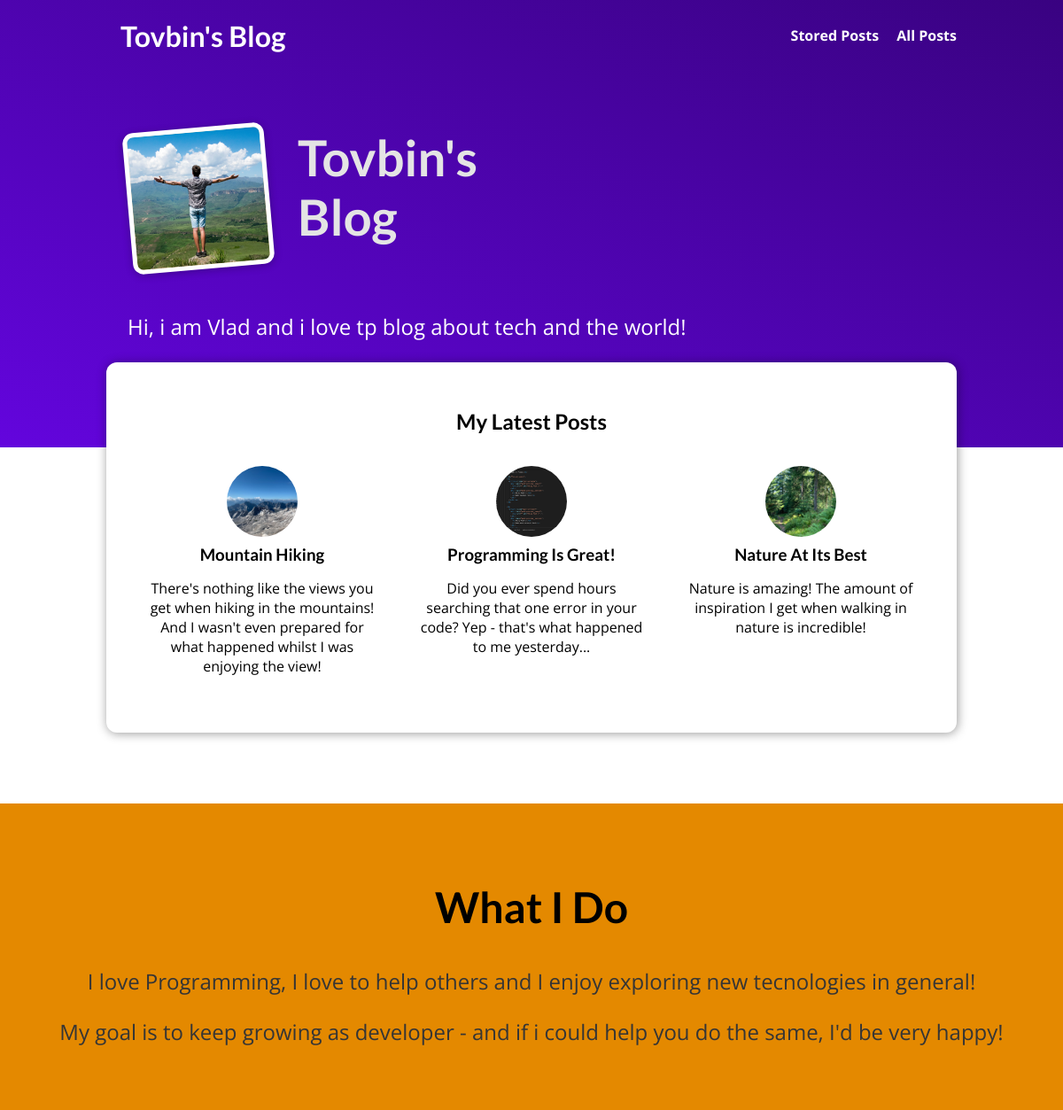
Before: / with the older database file.
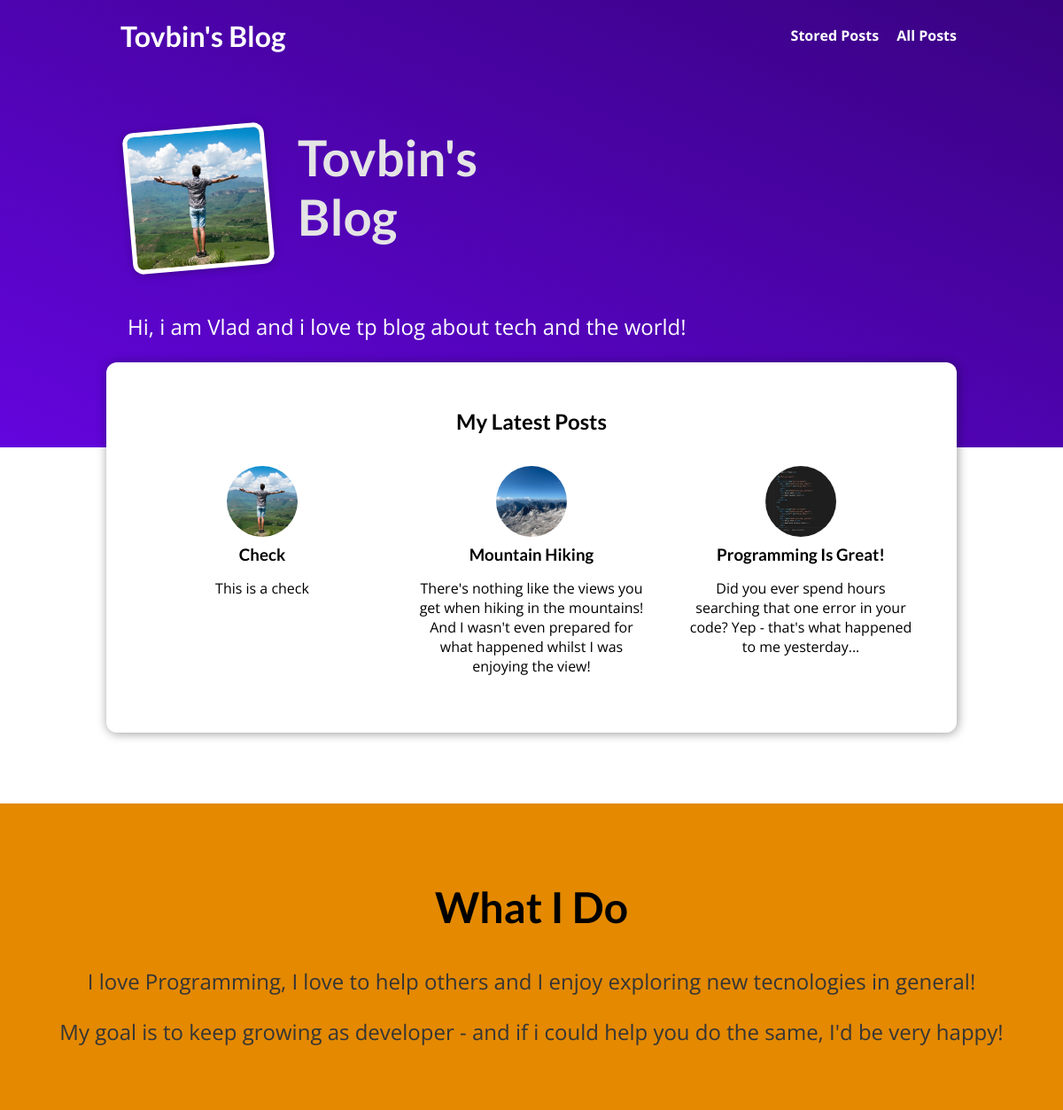
After: the same page with the newer database file.
### blog/models.py (models this page shows, shortened)
class Post(models.Model):
    title = models.CharField(max_length=150)
    excerpt = models.CharField(max_length=200)
    image = models.ImageField(upload_to="posts", null=True)
    date = models.DateField(auto_now=True)
    slug = models.SlugField(unique=True, db_index=True)
    content = models.TextField(validators=[MinLengthValidator(10)])
    author = models.ForeignKey(
        Author, on_delete=models.SET_NULL, related_name="posts", null=True)
    tags = models.ManyToManyField(Tag)

### blog/views.py (the view)
# urls.py: path("", views.StartingPageView.as_view(), name="starting-page"),
class StartingPageView(ListView):
    template_name = "blog/index.html"
    model = Post
    ordering = ["-date"]
    context_object_name = "posts"
    def get_queryset(self):
        queryset = super().get_queryset()
        data = queryset[:3]
        return data

### blog/templates/blog/index.html (shortened to what this page needs)
{% extends 'base.html' %}
{% load static %}
{% block css_files %}
<link rel="stylesheet" href="{% static "blog/post.css" %}" />
<link rel="stylesheet" href="{% static "blog/index.css" %}" />
{% endblock  %}
{% block content %}
    <section id ="welcome">
        <header>
            <img src="{% static "blog/images/max.jpg" %}" alt="Vlad Tovbin - The Author Of This Blog" />
            <h2>Tovbin's Blog</h2>
        </header>
        <p>Hi, i am Vlad and i love tp blog about tech and the world!</p>
    </section>
    <section id="latest-posts">
        <h2>My Latest Posts</h2>
        <ul>
            {% for post in posts  %}
                {% include "blog/includes/post.html" %}
            {% endfor %}
        </ul>
    </section>
    <section id="about">
        <h2>What I Do</h2>
        <p>
            I love Programming, I love to help others and I enjoy exploring new tecnologies in general!
        </p>
        <p>
            My goal is to keep growing as developer - and if i could help you do the same, I'd be very happy!
        </p>
    </section>
{% endblock  %}

### templates/base.html (shortened to what this page needs)
{% load static %}
<!DOCTYPE html>
<html lang="en">
<head>
    <link rel="stylesheet" href="{% static "app.css" %}" />
    {% block css_files  %}{% endblock  %}
</head>
<body>
    <header id="main-navigation">
        <h1><a href="{% url 'starting-page' %}">Tovbin's Blog</a></h1>
        <nav>
            <a href="{% url 'read-later' %}">Stored Posts</a>
            <a href="{% url 'posts-page' %}">All Posts</a>
        </nav>
    </header>
    {% block content %}
    {% endblock  %}
</body>
</html>

### blog/templates/blog/includes/post.html
<li>
    <article class="post">
        <a href="{% url 'post-detail-page' post.slug %}">
            <img src="{{post.image.url}}" alt="{{ post.title }}" />
            <div class="post__content">
                <h3>{{ post.title }}</h3>
                <p>
                    {{ post.excerpt }}
                </p>
            </div>
        </a>
    </article>
</li>

### static/app.css (style rules this page uses)
* { box-sizing: border-box; }
html { font-family: 'Open Sans', 'Lato', sans-serif; }
body { margin: 0; }
h1, h2, h3 { font-family: 'Lato', sans-serif; font-weight: bold; }
#main-navigation { width: 100%; height: 5rem; display: flex; justify-content: space-between; align-items: center; padding: 0 10%; position: absolute; top: 0; left: 0; }
#main-navigation a { text-decoration: none; color: white; font-weight: bold; margin-left: 1rem; }

### blog/static/blog/post.css (style rules this page uses)
.post { display: flex; flex-direction: column; align-items: center; text-align: center; }
.post a { text-decoration: none; color: black; transition: all 0.2s ease; padding: 1rem; }
.post img { width: 5rem; height: 5rem; object-fit: cover; border-radius: 50%; }
.post h3 { margin: 0.25rem 0; }

### blog/static/blog/index.css (style rules this page uses)
#welcome { background: linear-gradient(to right top, #6305dd, #390281); padding: 6rem 12%; }
#welcome header { display: flex; align-items: flex-start; margin: 3rem auto; }
#welcome img { width: 10rem; height: 10rem; object-fit: cover; object-position: top; border: 5px solid white; border-radius: 12px; background-color: #ffe1bf; transform: rotateZ(-5deg); box-shadow: 0 2px 8px rgba(0, 0, 0, 0.25); }
#welcome h2 { font-size: 3.5rem; margin: 0 0 0 2rem; color: #e4e4e4; width: 10rem; }
#welcome p { color: white; font-size: 1.5rem; }
#latest-posts { background-color: white; padding: 2rem; border-radius: 12px; width: 60rem; margin: -6rem auto 2rem auto; box-shadow: 1px 1px 12px rgba(0, 0, 0, 0.4); }
#latest-posts h2 { text-align: center; }
#latest-posts ul { list-style: none; margin: 0; padding: 0; display: flex; gap: 1rem; }
#latest-posts li { flex: 1; }
#about { text-align: center; padding: 3rem; background-color: #e48900; margin-top: 5rem; }
#about h2 { font-size: 3rem; }
#about p { font-size: 1.5rem; color: #353535; }

Changed rows visible on the page:
no longer on this page (row unchanged): Post: image (picture), title "Nature At Its Best", excerpt "Nature is amazing! The amount of inspiration I get when walking in nature is incredible!"
added Post: image (picture), title "Check", excerpt "This is a check"
